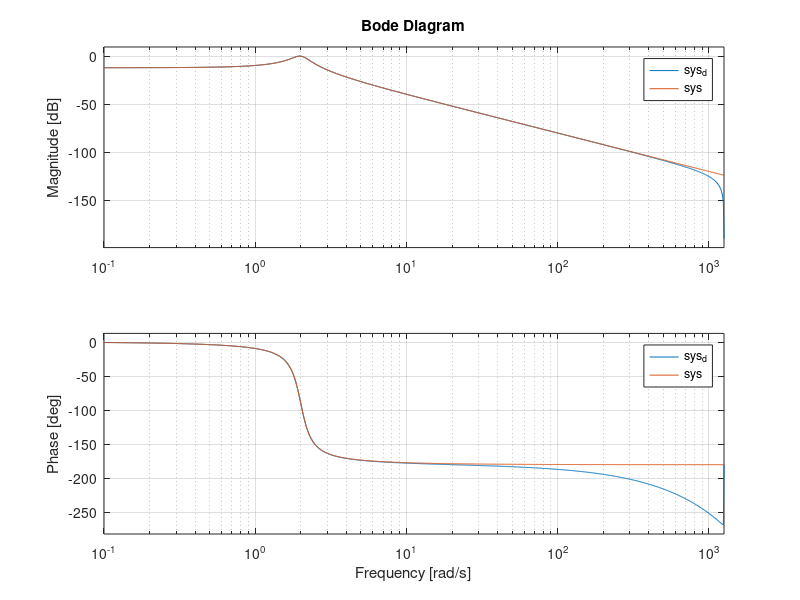

Write MATLAB code to recreate this figure.
m = 1;
c = 0.5;
k = 4.0;
fs = 400;%hz

s = tf('s');
sys = 1/(m*s^2 + c*s + k);

sys_d = c2d(sys, 1/fs, 'zoh')

bode(sys_d, sys)
legend('sys_d', 'sys')
